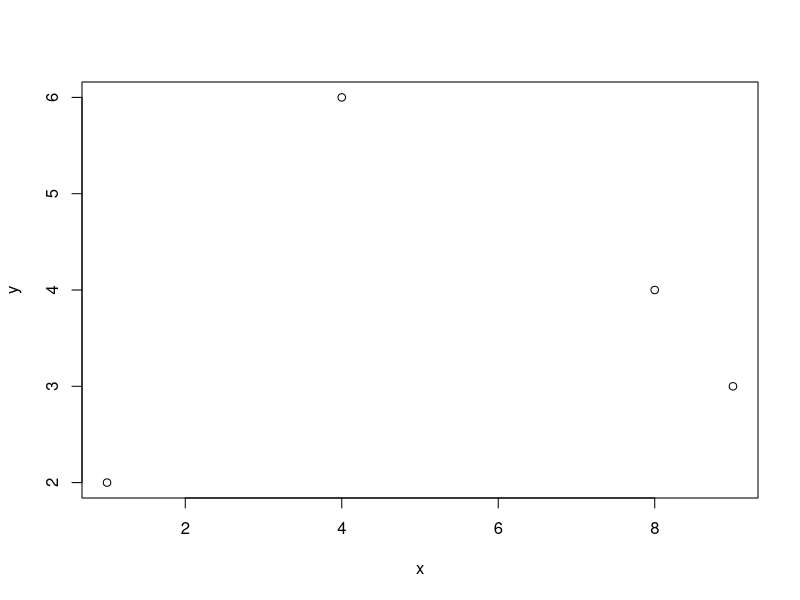
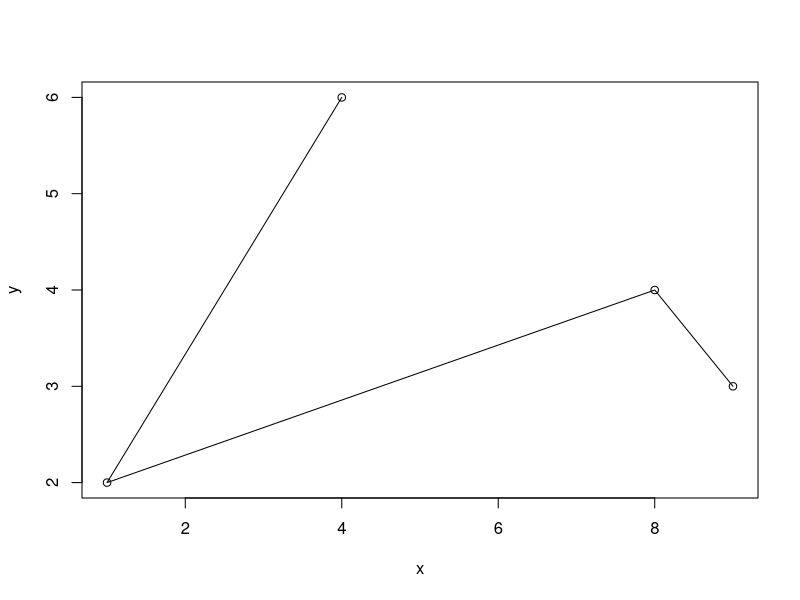
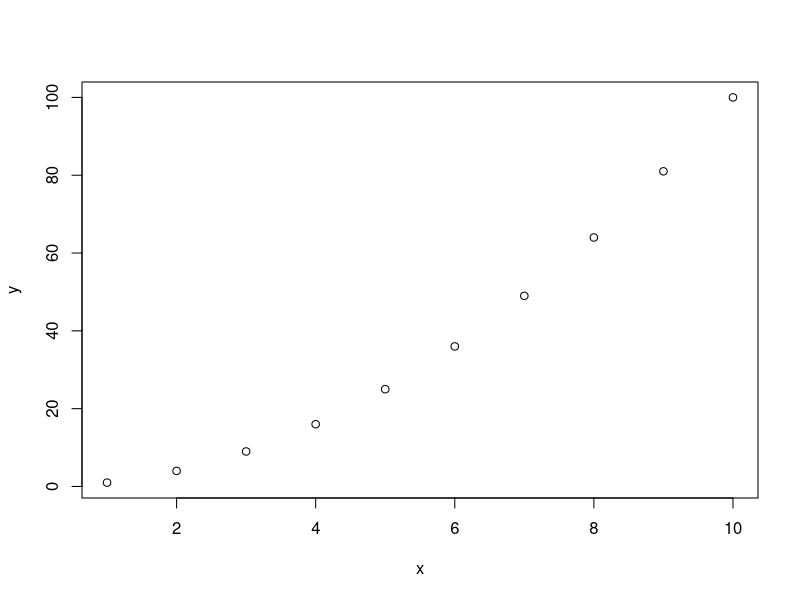
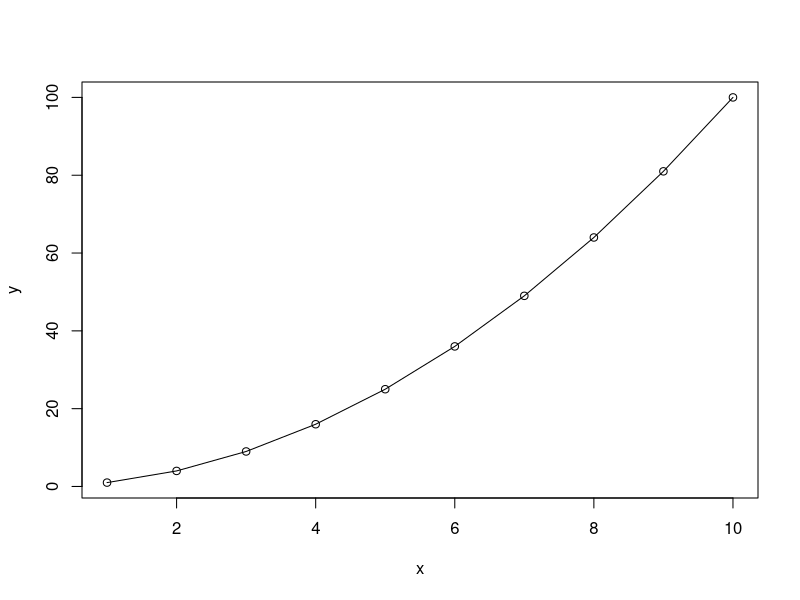
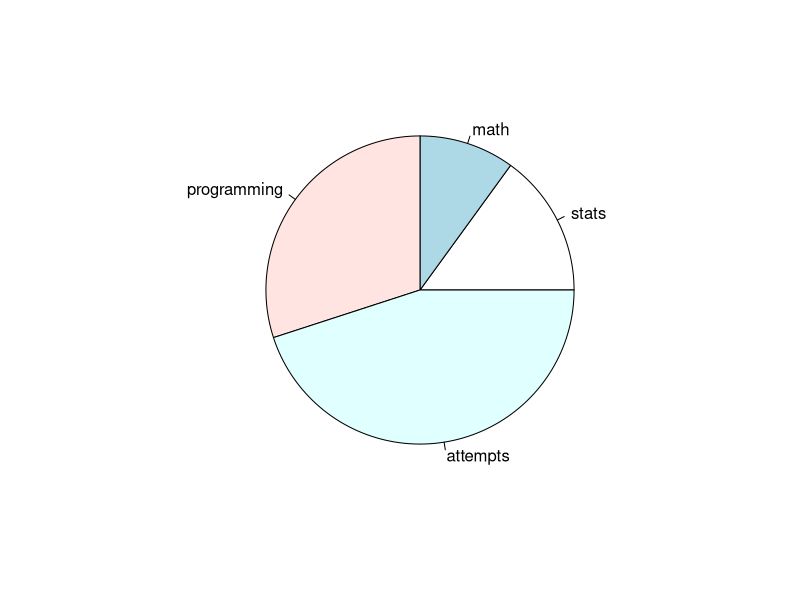
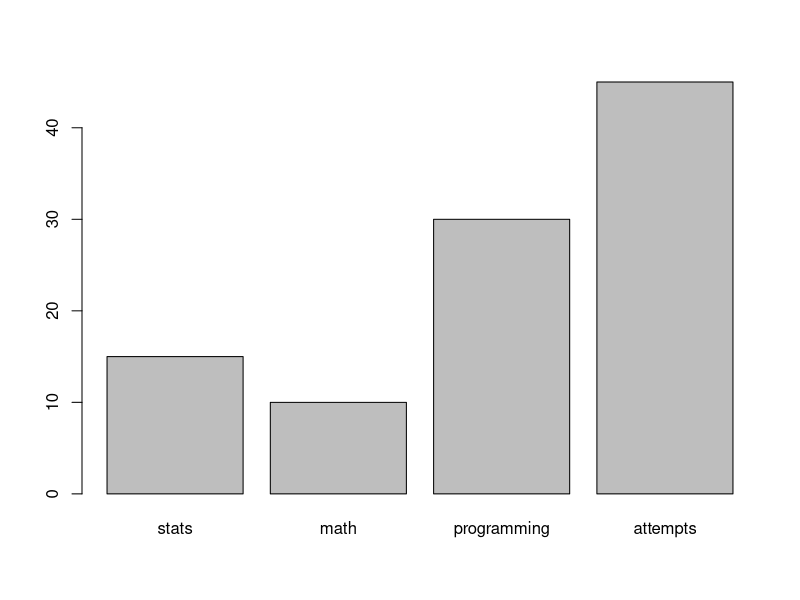
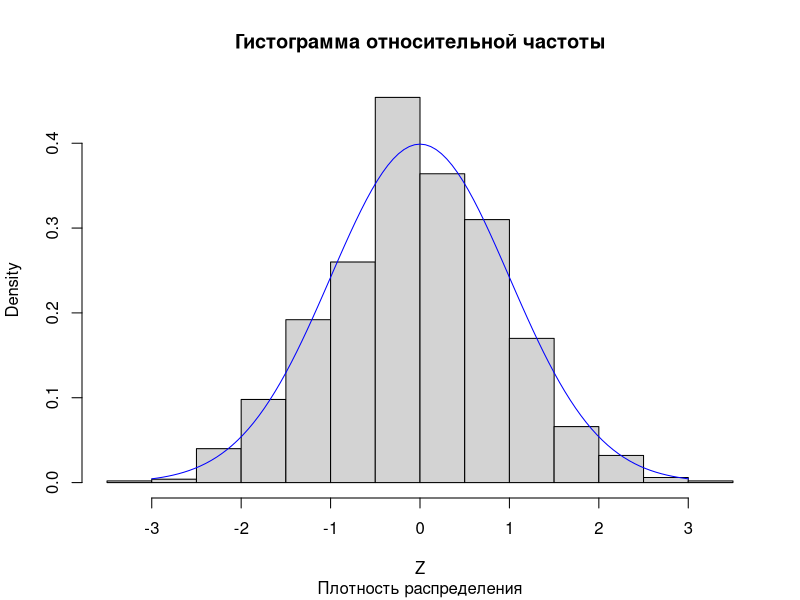
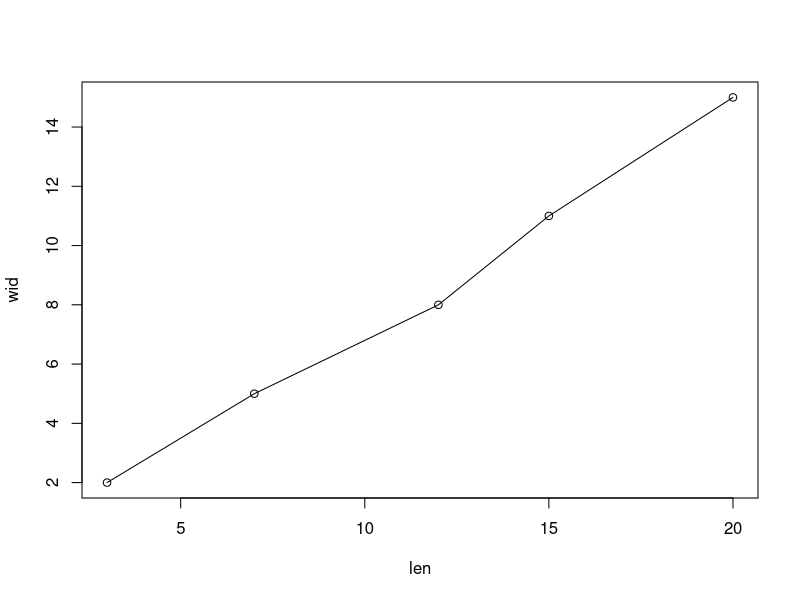

R code for these plots, in order:
# Введение в R
# Простые вычисления в R

1234+4567
   
#Простая арифметика

29-45  

325/25 

56*12 

11*11

111*111

1111111*1111111

#В последнем примере можно увидеть результат в научной нотации. 
#Такой режим устанавливается, когда в настройках указано недостаточно цифр. 
#Автоматически R не умеет это делать. Чтобы настроить нудно количество отобрадемых цифр, требуется вызывать функцию options.

options(digits=14)
1111111*1111111

options(width=40)
5:32


1:10
(1:10)+3
(1:10)-3
(1:10)*3
(1:10)^2
(1:10)^3

# Арифметика посложнее
3^4 
31 %% 7
31 %/% 7
7*4 + 3

# Графика и визуализация

x <-c(4, 1, 8, 9)
y <-c(6, 2, 4, 3)

plot(x, y)


plot(x,y);
lines(x, y)

x <- 1:10; y <- x^2;
plot(x,y)

plot(x,y);
lines(x,y)

learn <-c("stats" = 15, "math"= 10,"programming" = 30, "attempts" = 45)
pie(learn)

barplot(learn)

Z <- rnorm(1000)# 1000 standard normal random variates
hist(Z, prob = TRUE, main = "Гистограмма относительной частоты",
     sub = "Плотность распределения")
curve(dnorm(x), from = -3, to = 3, add = TRUE, col = "blue")

#Посчитать
#Умножьте 11111111 само на себя. Теперь умножьте на 1111111?. О чём говрит ошибка?
num<-11111111
num^2
num^2*1111111 #ошибки нет

#Найдите площади примоугольников с длинами (3,7,12,15, 20) и ширинами (2, 5,8,11,15)
len<-c(3,7,12,15, 20)
wid<-c(2, 5,8,11,15)
len*wid

#Постройте график этих длин и ширин
plot(len,wid)
lines(len,wid)

#Первокурсник Вася тратит очень мног овремени на домашнюю работу. 40 минут на математику, 
#40 на английский, 10 на физкультуру и 150 минут на программирование. Постройте график.
ht <-c("Math" = 40, "English"= 40,"Programming" = 150, "Sport" = 10)
pie(ht)

#Напитки разливаются вручную в банки по 455 мл, количество налитого нормально распределено 
#со средним значением 450 мл. и стандартным отклонением 4 мл. 
#Чтобы смоделировать количество разлитого в 5 банок напишем следующий алгорим:
drinks <-rnorm(5, mean = 450, sd = 4)
drinks

#Стравнив с требуем значением 455 мы можем наблюдать в какое количество бутылок налито больше положенного
drinks > 455

#Смоделируйте разливание в 10000 бутылок и расчитайте вероятность переливания банки. 
#математики могут посчитать это аналитически
drinks <-rnorm(1000, mean = 450, sd = 4)
hist(drinks, probability = TRUE)
mean(drinks>455)

